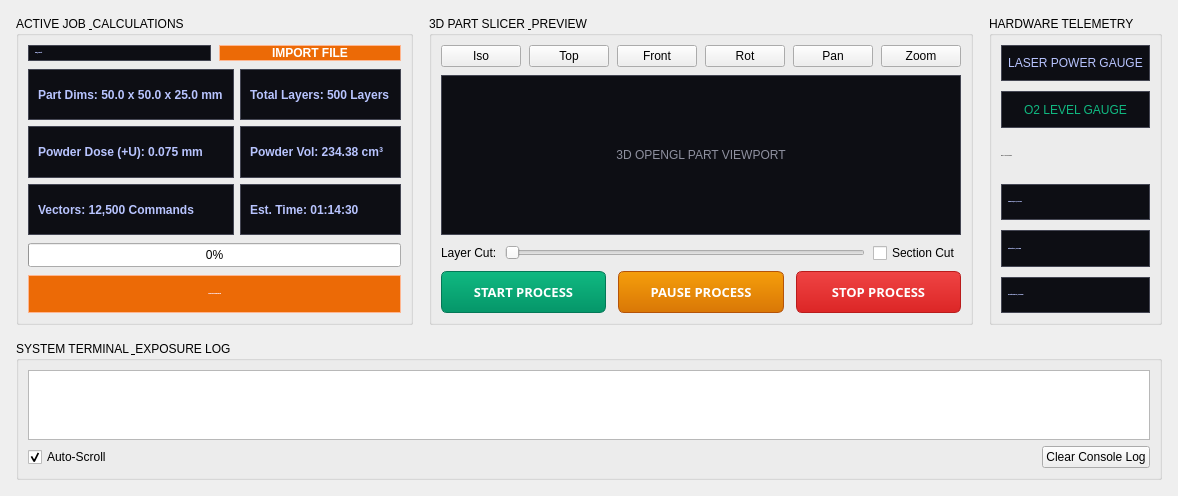
         <widget class="QWidget" name="page_dashboard">
          <layout class="QVBoxLayout" name="dashboardLayout" stretch="5,1">
           <property name="spacing">
            <number>16</number>
           </property>
           <property name="leftMargin">
            <number>16</number>
           </property>
           <property name="topMargin">
            <number>16</number>
           </property>
           <property name="rightMargin">
            <number>16</number>
           </property>
           <property name="bottomMargin">
            <number>16</number>
           </property>
           <item>
            <widget class="QWidget" name="columnsWidget" native="true">
             <layout class="QHBoxLayout" name="columnsLayout" stretch="3,6,3">
              <property name="spacing">
               <number>16</number>
              </property>
              <property name="leftMargin">
               <number>0</number>
              </property>
              <property name="topMargin">
               <number>0</number>
              </property>
              <property name="rightMargin">
               <number>0</number>
              </property>
              <property name="bottomMargin">
               <number>0</number>
              </property>
              <item>
               <widget class="QGroupBox" name="gb_active_job">
                <property name="title">
                 <string>ACTIVE JOB &amp; CALCULATIONS</string>
                </property>
                <layout class="QVBoxLayout" name="activeJobLayout">
                 <property name="spacing">
                  <number>8</number>
                 </property>
                 <item>
                  <layout class="QHBoxLayout" name="fileRow">
                   <item>
                    <widget class="QLabel" name="lbl_active_file">
                     <property name="font">
                      <font>
                       <family>Inter</family>
                       <pointsize>-1</pointsize>
                       <bold>true</bold>
                      </font>
                     </property>
                     <property name="styleSheet">
                      <string notr="true">color: #b8c4ff; background-color: #0d0e14; border: 1px solid #444653; padding: 6px;</string>
                     </property>
                     <property name="text">
                      <string>demo_cube.stl</string>
                     </property>
                    </widget>
                   </item>
                   <item>
                    <widget class="QPushButton" name="btn_import_build">
                     <property name="styleSheet">
                      <string notr="true">background-color: #ec6a06; color: white; border: 1px solid #ffb690; font-weight: bold; border-radius: 0px;</string>
                     </property>
                     <property name="text">
                      <string>IMPORT FILE</string>
                     </property>
                    </widget>
                   </item>
                  </layout>
                 </item>
                 <item>
                  <layout class="QGridLayout" name="calcGrid">
                   <property name="spacing">
                    <number>6</number>
                   </property>
                   <item row="0" column="0">
                    <widget class="QLabel" name="lbl_calc_dims">
                     <property name="styleSheet">
                      <string notr="true">color: #b8c4ff; background-color: #0d0e14; border: 1px solid #444653; padding: 6px; font-family: 'JetBrains Mono'; font-weight: bold;</string>
                     </property>
                     <property name="text">
                      <string>Part Dims: 50.0 x 50.0 x 25.0 mm</string>
                     </property>
                    </widget>
                   </item>
                   <item row="0" column="1">
                    <widget class="QLabel" name="lbl_calc_layers">
                     <property name="styleSheet">
                      <string notr="true">color: #b8c4ff; background-color: #0d0e14; border: 1px solid #444653; padding: 6px; font-family: 'JetBrains Mono'; font-weight: bold;</string>
                     </property>
                     <property name="text">
                      <string>Total Layers: 500 Layers</string>
                     </property>
                    </widget>
                   </item>
                   <item row="1" column="0">
                    <widget class="QLabel" name="lbl_calc_dose">
                     <property name="styleSheet">
                      <string notr="true">color: #b8c4ff; background-color: #0d0e14; border: 1px solid #444653; padding: 6px; font-family: 'JetBrains Mono'; font-weight: bold;</string>
                     </property>
                     <property name="text">
                      <string>Powder Dose (+U): 0.075 mm</string>
                     </property>
                    </widget>
                   </item>
                   <item row="1" column="1">
                    <widget class="QLabel" name="lbl_calc_vol">
                     <property name="styleSheet">
                      <string notr="true">color: #b8c4ff; background-color: #0d0e14; border: 1px solid #444653; padding: 6px; font-family: 'JetBrains Mono'; font-weight: bold;</string>
                     </property>
                     <property name="text">
                      <string>Powder Vol: 234.38 cm³</string>
                     </property>
                    </widget>
                   </item>
                   <item row="2" column="0">
                    <widget class="QLabel" name="lbl_calc_vectors">
                     <property name="styleSheet">
                      <string notr="true">color: #b8c4ff; background-color: #0d0e14; border: 1px solid #444653; padding: 6px; font-family: 'JetBrains Mono'; font-weight: bold;</string>
                     </property>
                     <property name="text">
                      <string>Vectors: 12,500 Commands</string>
                     </property>
                    </widget>
                   </item>
                   <item row="2" column="1">
                    <widget class="QLabel" name="lbl_calc_time">
                     <property name="styleSheet">
                      <string notr="true">color: #b8c4ff; background-color: #0d0e14; border: 1px solid #444653; padding: 6px; font-family: 'JetBrains Mono'; font-weight: bold;</string>
                     </property>
                     <property name="text">
                      <string>Est. Time: 01:14:30</string>
                     </property>
                    </widget>
                   </item>
                  </layout>
                 </item>
                 <item>
                  <widget class="QProgressBar" name="progressBar">
                   <property name="minimumSize">
                    <size>
                     <width>0</width>
                     <height>24</height>
                    </size>
                   </property>
                   <property name="value">
                    <number>0</number>
                   </property>
                  </widget>
                 </item>
                 <item>
                  <widget class="QPushButton" name="btn_act_simulate">
                   <property name="minimumSize">
                    <size>
                     <width>0</width>
                     <height>38</height>
                    </size>
                   </property>
                   <property name="font">
                    <font>
                     <family>Inter</family>
                     <pointsize>-1</pointsize>
                     <bold>true</bold>
                    </font>
                   </property>
                   <property name="styleSheet">
                    <string notr="true">background-color: #ec6a06; color: white; border: 1px solid #ffb690; font-weight: bold; border-radius: 0px;</string>
                   </property>
                   <property name="text">
                    <string>  START BUILD SIMULATION</string>
                   </property>
                  </widget>
                 </item>
                </layout>
               </widget>
              </item>
              <item>
               <widget class="QGroupBox" name="gb_build_preview_dash">
                <property name="title">
                 <string>3D PART SLICER &amp; PREVIEW</string>
                </property>
                <layout class="QVBoxLayout" name="previewLayout">
                 <property name="spacing">
                  <number>8</number>
                 </property>
                 <item>
                  <layout class="QHBoxLayout" name="camBar">
                   <item>
                    <widget class="QPushButton" name="btn_view_iso">
                     <property name="text">
                      <string>Iso</string>
                     </property>
                    </widget>
                   </item>
                   <item>
                    <widget class="QPushButton" name="btn_view_top">
                     <property name="text">
                      <string>Top</string>
                     </property>
                    </widget>
                   </item>
                   <item>
                    <widget class="QPushButton" name="btn_view_front">
                     <property name="text">
                      <string>Front</string>
                     </property>
                    </widget>
                   </item>
                   <item>
                    <widget class="QPushButton" name="btn_rotate">
                     <property name="text">
                      <string>Rot</string>
                     </property>
                    </widget>
                   </item>
                   <item>
                    <widget class="QPushButton" name="btn_pan">
                     <property name="text">
                      <string>Pan</string>
                     </property>
                    </widget>
                   </item>
                   <item>
                    <widget class="QPushButton" name="btn_zoom">
                     <property name="text">
                      <string>Zoom</string>
                     </property>
                    </widget>
                   </item>
                  </layout>
                 </item>
                 <item>
                  <widget class="QLabel" name="lbl_3d_preview_placeholder">
                   <property name="styleSheet">
                    <string notr="true">background-color: #0d0e14; border: 1px solid #444653; color: #8e909f; font-family: 'JetBrains Mono';</string>
                   </property>
                   <property name="text">
                    <string>3D OPENGL PART VIEWPORT</string>
                   </property>
                   <property name="alignment">
                    <set>Qt::AlignmentFlag::AlignCenter</set>
                   </property>
                  </widget>
                 </item>
                 <item>
                  <layout class="QHBoxLayout" name="sliderRow">
                   <item>
                    <widget class="QLabel" name="lblSlice">
                     <property name="text">
                      <string>Layer Cut:</string>
                     </property>
                    </widget>
                   </item>
                   <item>
                    <widget class="QSlider" name="slider_layer">
                     <property name="orientation">
                      <enum>Qt::Orientation::Horizontal</enum>
                     </property>
                    </widget>
                   </item>
                   <item>
                    <widget class="QCheckBox" name="chk_section_view">
                     <property name="text">
                      <string>Section Cut</string>
                     </property>
                    </widget>
                   </item>
                  </layout>
                 </item>
                 <item>
                  <layout class="QHBoxLayout" name="processControlRow">
                   <property name="spacing">
                    <number>12</number>
                   </property>
                   <item>
                    <widget class="QPushButton" name="btn_start_process">
                     <property name="minimumSize">
                      <size>
                       <width>0</width>
                       <height>42</height>
                      </size>
                     </property>
                     <property name="styleSheet">
                      <string notr="true">QPushButton { background: qlineargradient(x1:0, y1:0, x2:0, y2:1, stop:0 #10b981, stop:1 #059669); color: #ffffff; font-weight: bold; font-size: 13px; font-family: sans-serif; border: 1px solid #047857; border-radius: 6px; padding: 6px 12px; } QPushButton:hover { background: #10b981; } QPushButton:pressed { background: #047857; }</string>
                     </property>
                     <property name="text">
                      <string>START PROCESS</string>
                     </property>
                    </widget>
                   </item>
                   <item>
                    <widget class="QPushButton" name="btn_pause_process">
                     <property name="minimumSize">
                      <size>
                       <width>0</width>
                       <height>42</height>
                      </size>
                     </property>
                     <property name="styleSheet">
                      <string notr="true">QPushButton { background: qlineargradient(x1:0, y1:0, x2:0, y2:1, stop:0 #f59e0b, stop:1 #d97706); color: #ffffff; font-weight: bold; font-size: 13px; font-family: sans-serif; border: 1px solid #b45309; border-radius: 6px; padding: 6px 12px; } QPushButton:hover { background: #f59e0b; } QPushButton:pressed { background: #b45309; }</string>
                     </property>
                     <property name="text">
                      <string>PAUSE PROCESS</string>
                     </property>
                    </widget>
                   </item>
                   <item>
                    <widget class="QPushButton" name="btn_stop_process">
                     <property name="minimumSize">
                      <size>
                       <width>0</width>
                       <height>42</height>
                      </size>
                     </property>
                     <property name="styleSheet">
                      <string notr="true">QPushButton { background: qlineargradient(x1:0, y1:0, x2:0, y2:1, stop:0 #ef4444, stop:1 #dc2626); color: #ffffff; font-weight: bold; font-size: 13px; font-family: sans-serif; border: 1px solid #b91c1c; border-radius: 6px; padding: 6px 12px; } QPushButton:hover { background: #ef4444; } QPushButton:pressed { background: #b91c1c; }</string>
                     </property>
                     <property name="text">
                      <string>STOP PROCESS</string>
                     </property>
                    </widget>
                   </item>
                  </layout>
                 </item>
                </layout>
               </widget>
              </item>
              <item>
               <widget class="QGroupBox" name="gb_telemetry">
                <property name="title">
                 <string>HARDWARE TELEMETRY</string>
                </property>
                <layout class="QVBoxLayout" name="telemetryColLayout">
                 <property name="spacing">
                  <number>10</number>
                 </property>
                 <item>
                  <widget class="QLabel" name="lbl_laser_gauge">
                   <property name="styleSheet">
                    <string notr="true">background-color: #0d0e14; border: 1px solid #444653; color: #b8c4ff; font-family: 'JetBrains Mono';</string>
                   </property>
                   <property name="text">
                    <string>LASER POWER GAUGE</string>
                   </property>
                   <property name="alignment">
                    <set>Qt::AlignmentFlag::AlignCenter</set>
                   </property>
                  </widget>
                 </item>
                 <item>
                  <widget class="QLabel" name="lbl_oxy_gauge">
                   <property name="styleSheet">
                    <string notr="true">background-color: #0d0e14; border: 1px solid #444653; color: #10b981; font-family: 'JetBrains Mono';</string>
                   </property>
                   <property name="text">
                    <string>O2 LEVEL GAUGE</string>
                   </property>
                   <property name="alignment">
                    <set>Qt::AlignmentFlag::AlignCenter</set>
                   </property>
                  </widget>
                 </item>
                 <item>
                  <widget class="QLabel" name="lblAxisHeader">
                   <property name="font">
                    <font>
                     <family>Inter</family>
                     <pointsize>-1</pointsize>
                     <bold>true</bold>
                    </font>
                   </property>
                   <property name="text">
                    <string>AXIS POSITIONS (mm):</string>
                   </property>
                  </widget>
                 </item>
                 <item>
                  <widget class="QLabel" name="lbl_dash_u">
                   <property name="font">
                    <font>
                     <family>Inter</family>
                     <pointsize>-1</pointsize>
                     <bold>true</bold>
                    </font>
                   </property>
                   <property name="styleSheet">
                    <string notr="true">color: #b8c4ff; background-color: #0d0e14; border: 1px solid #444653; padding: 6px;</string>
                   </property>
                   <property name="text">
                    <string>Powder Bay (U): +0.000 mm</string>
                   </property>
                  </widget>
                 </item>
                 <item>
                  <widget class="QLabel" name="lbl_dash_v">
                   <property name="font">
                    <font>
                     <family>Inter</family>
                     <pointsize>-1</pointsize>
                     <bold>true</bold>
                    </font>
                   </property>
                   <property name="styleSheet">
                    <string notr="true">color: #b8c4ff; background-color: #0d0e14; border: 1px solid #444653; padding: 6px;</string>
                   </property>
                   <property name="text">
                    <string>Build Plate (V): +0.000 mm</string>
                   </property>
                  </widget>
                 </item>
                 <item>
                  <widget class="QLabel" name="lbl_dash_z">
                   <property name="font">
                    <font>
                     <family>Inter</family>
                     <pointsize>-1</pointsize>
                     <bold>true</bold>
                    </font>
                   </property>
                   <property name="styleSheet">
                    <string notr="true">color: #b8c4ff; background-color: #0d0e14; border: 1px solid #444653; padding: 6px;</string>
                   </property>
                   <property name="text">
                    <string>Recoater Blade (Z): +0.000 mm</string>
                   </property>
                  </widget>
                 </item>
                </layout>
               </widget>
              </item>
             </layout>
            </widget>
           </item>
           <item>
            <widget class="QGroupBox" name="gb_console_log">
             <property name="title">
              <string>SYSTEM TERMINAL &amp; EXPOSURE LOG</string>
             </property>
             <layout class="QVBoxLayout" name="logLayout">
              <item>
               <widget class="QTextEdit" name="textEdit">
                <property name="maximumSize">
                 <size>
                  <width>16777215</width>
                  <height>140</height>
                 </size>
                </property>
                <property name="readOnly">
                 <bool>true</bool>
                </property>
               </widget>
              </item>
              <item>
               <layout class="QHBoxLayout" name="logBtnRow">
                <item>
                 <widget class="QCheckBox" name="checkBox">
                  <property name="text">
                   <string>Auto-Scroll</string>
                  </property>
                  <property name="checked">
                   <bool>true</bool>
                  </property>
                 </widget>
                </item>
                <item>
                 <spacer name="logSpacer">
                  <property name="orientation">
                   <enum>Qt::Orientation::Horizontal</enum>
                  </property>
                  <property name="sizeHint" stdset="0">
                   <size>
                    <width>40</width>
                    <height>20</height>
                   </size>
                  </property>
                 </spacer>
                </item>
                <item>
                 <widget class="QPushButton" name="pushButton">
                  <property name="text">
                   <string>Clear Console Log</string>
                  </property>
                 </widget>
                </item>
               </layout>
              </item>
             </layout>
            </widget>
           </item>
          </layout>
         </widget>
